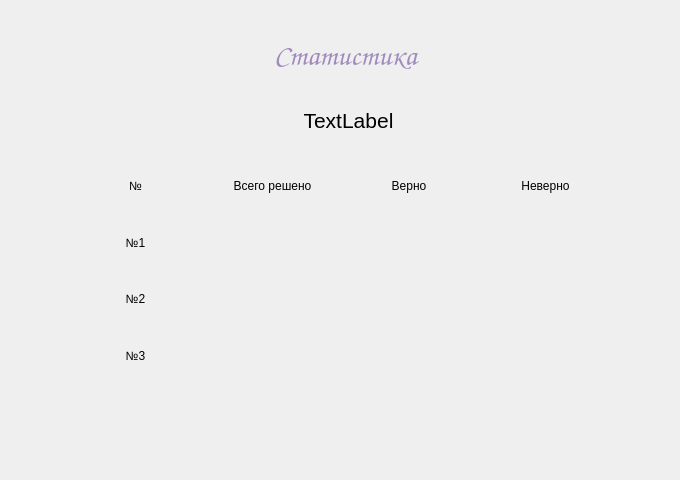
<?xml version="1.0" encoding="UTF-8"?>
<ui version="4.0">
 <class>StatisticForm</class>
 <widget class="QWidget" name="StatisticForm">
  <property name="geometry">
   <rect>
    <x>0</x>
    <y>0</y>
    <width>680</width>
    <height>480</height>
   </rect>
  </property>
  <property name="windowTitle">
   <string>Form</string>
  </property>
  <widget class="QLabel" name="label">
   <property name="geometry">
    <rect>
     <x>220</x>
     <y>40</y>
     <width>251</width>
     <height>31</height>
    </rect>
   </property>
   <property name="palette">
    <palette>
     <active>
      <colorrole role="WindowText">
       <brush brushstyle="SolidPattern">
        <color alpha="255">
         <red>161</red>
         <green>139</green>
         <blue>190</blue>
        </color>
       </brush>
      </colorrole>
     </active>
     <inactive>
      <colorrole role="WindowText">
       <brush brushstyle="SolidPattern">
        <color alpha="255">
         <red>161</red>
         <green>139</green>
         <blue>190</blue>
        </color>
       </brush>
      </colorrole>
     </inactive>
     <disabled/>
    </palette>
   </property>
   <property name="font">
    <font>
     <family>Comic Sans MS</family>
     <pointsize>22</pointsize>
    </font>
   </property>
   <property name="layoutDirection">
    <enum>Qt::LayoutDirection::LeftToRight</enum>
   </property>
   <property name="text">
    <string>Статистика</string>
   </property>
   <property name="alignment">
    <set>Qt::AlignmentFlag::AlignCenter</set>
   </property>
  </widget>
  <widget class="QWidget" name="gridLayoutWidget">
   <property name="geometry">
    <rect>
     <x>70</x>
     <y>160</y>
     <width>541</width>
     <height>221</height>
    </rect>
   </property>
   <layout class="QGridLayout" name="gridLayout">
    <item row="3" column="0">
     <widget class="QLabel" name="label_5">
      <property name="text">
       <string>№3</string>
      </property>
      <property name="alignment">
       <set>Qt::AlignmentFlag::AlignCenter</set>
      </property>
     </widget>
    </item>
    <item row="3" column="1">
     <widget class="QLabel" name="cnt_3taskLabel">
      <property name="text">
       <string/>
      </property>
      <property name="alignment">
       <set>Qt::AlignmentFlag::AlignCenter</set>
      </property>
     </widget>
    </item>
    <item row="2" column="0">
     <widget class="QLabel" name="label_4">
      <property name="text">
       <string>№2</string>
      </property>
      <property name="alignment">
       <set>Qt::AlignmentFlag::AlignCenter</set>
      </property>
     </widget>
    </item>
    <item row="1" column="3">
     <widget class="QLabel" name="wr_1taskLabel">
      <property name="text">
       <string/>
      </property>
      <property name="alignment">
       <set>Qt::AlignmentFlag::AlignCenter</set>
      </property>
     </widget>
    </item>
    <item row="3" column="3">
     <widget class="QLabel" name="wr_3taskLabel">
      <property name="text">
       <string/>
      </property>
      <property name="alignment">
       <set>Qt::AlignmentFlag::AlignCenter</set>
      </property>
     </widget>
    </item>
    <item row="0" column="1">
     <widget class="QLabel" name="label_6">
      <property name="text">
       <string>Всего решено</string>
      </property>
      <property name="alignment">
       <set>Qt::AlignmentFlag::AlignCenter</set>
      </property>
     </widget>
    </item>
    <item row="2" column="1">
     <widget class="QLabel" name="cnt_2taskLabel">
      <property name="text">
       <string/>
      </property>
      <property name="alignment">
       <set>Qt::AlignmentFlag::AlignCenter</set>
      </property>
     </widget>
    </item>
    <item row="1" column="0">
     <widget class="QLabel" name="label_3">
      <property name="text">
       <string>№1</string>
      </property>
      <property name="alignment">
       <set>Qt::AlignmentFlag::AlignCenter</set>
      </property>
     </widget>
    </item>
    <item row="0" column="0">
     <widget class="QLabel" name="label_2">
      <property name="text">
       <string>№</string>
      </property>
      <property name="alignment">
       <set>Qt::AlignmentFlag::AlignCenter</set>
      </property>
     </widget>
    </item>
    <item row="0" column="2">
     <widget class="QLabel" name="label_10">
      <property name="text">
       <string>Верно</string>
      </property>
      <property name="alignment">
       <set>Qt::AlignmentFlag::AlignCenter</set>
      </property>
     </widget>
    </item>
    <item row="3" column="2">
     <widget class="QLabel" name="r_3taskLabel">
      <property name="text">
       <string/>
      </property>
      <property name="alignment">
       <set>Qt::AlignmentFlag::AlignCenter</set>
      </property>
     </widget>
    </item>
    <item row="1" column="2">
     <widget class="QLabel" name="r_1taskLabel">
      <property name="text">
       <string/>
      </property>
      <property name="alignment">
       <set>Qt::AlignmentFlag::AlignCenter</set>
      </property>
     </widget>
    </item>
    <item row="0" column="3">
     <widget class="QLabel" name="label_14">
      <property name="text">
       <string>Неверно</string>
      </property>
      <property name="alignment">
       <set>Qt::AlignmentFlag::AlignCenter</set>
      </property>
     </widget>
    </item>
    <item row="1" column="1">
     <widget class="QLabel" name="cnt_1taskLabel">
      <property name="text">
       <string/>
      </property>
      <property name="alignment">
       <set>Qt::AlignmentFlag::AlignCenter</set>
      </property>
     </widget>
    </item>
    <item row="2" column="3">
     <widget class="QLabel" name="wr_2taskLabel">
      <property name="text">
       <string/>
      </property>
      <property name="alignment">
       <set>Qt::AlignmentFlag::AlignCenter</set>
      </property>
     </widget>
    </item>
    <item row="2" column="2">
     <widget class="QLabel" name="r_2taskLabel">
      <property name="text">
       <string/>
      </property>
      <property name="alignment">
       <set>Qt::AlignmentFlag::AlignCenter</set>
      </property>
     </widget>
    </item>
   </layout>
  </widget>
  <widget class="QLabel" name="usernameLabel">
   <property name="geometry">
    <rect>
     <x>258</x>
     <y>100</y>
     <width>181</width>
     <height>41</height>
    </rect>
   </property>
   <property name="font">
    <font>
     <pointsize>16</pointsize>
    </font>
   </property>
   <property name="text">
    <string>TextLabel</string>
   </property>
   <property name="alignment">
    <set>Qt::AlignmentFlag::AlignCenter</set>
   </property>
  </widget>
 </widget>
 <resources/>
 <connections/>
</ui>
